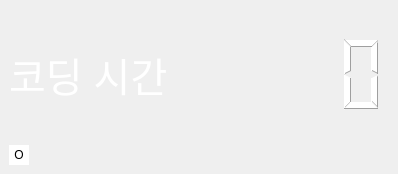
<?xml version="1.0" encoding="UTF-8"?>
<ui version="4.0">
 <class>MainWindow</class>
 <widget class="QMainWindow" name="MainWindow">
  <property name="geometry">
   <rect>
    <x>0</x>
    <y>0</y>
    <width>398</width>
    <height>174</height>
   </rect>
  </property>
  <property name="windowTitle">
   <string>MainWindow</string>
  </property>
  <property name="styleSheet">
   <string notr="true"/>
  </property>
  <widget class="QWidget" name="centralwidget">
   <layout class="QGridLayout" name="gridLayout">
    <item row="0" column="0">
     <widget class="QLabel" name="label">
      <property name="styleSheet">
       <string notr="true">font: 30pt;
color: rgb(255, 255, 255);</string>
      </property>
      <property name="text">
       <string>코딩 시간</string>
      </property>
     </widget>
    </item>
    <item row="0" column="1">
     <widget class="QLCDNumber" name="lcdNumber">
      <property name="styleSheet">
       <string notr="true">color: rgb(255, 255, 255);</string>
      </property>
      <property name="frameShape">
       <enum>QFrame::NoFrame</enum>
      </property>
      <property name="smallDecimalPoint">
       <bool>false</bool>
      </property>
      <property name="mode">
       <enum>QLCDNumber::Dec</enum>
      </property>
      <property name="segmentStyle">
       <enum>QLCDNumber::Filled</enum>
      </property>
     </widget>
    </item>
    <item row="1" column="0">
     <widget class="QLabel" name="label_2">
      <property name="maximumSize">
       <size>
        <width>20</width>
        <height>20</height>
       </size>
      </property>
      <property name="styleSheet">
       <string notr="true">
background-color: rgb(255, 255, 255);</string>
      </property>
      <property name="text">
       <string>O</string>
      </property>
      <property name="alignment">
       <set>Qt::AlignCenter</set>
      </property>
     </widget>
    </item>
   </layout>
  </widget>
 </widget>
 <resources/>
 <connections/>
</ui>
